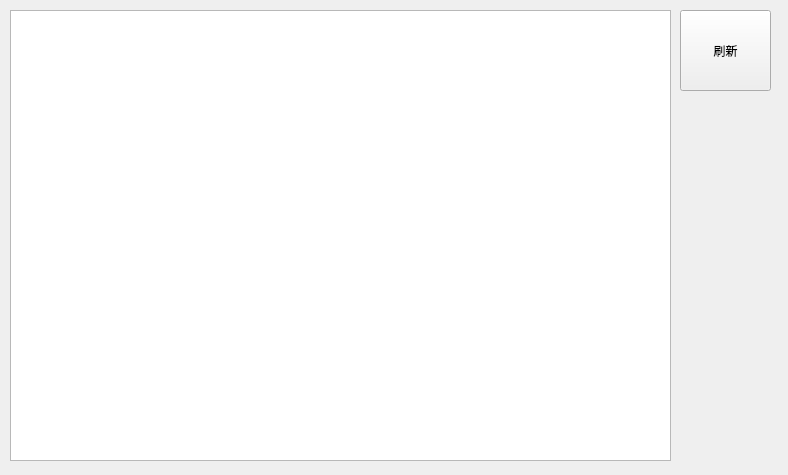
<?xml version="1.0" encoding="UTF-8"?>
<ui version="4.0">
 <class>Form</class>
 <widget class="QWidget" name="Form">
  <property name="geometry">
   <rect>
    <x>0</x>
    <y>0</y>
    <width>788</width>
    <height>475</height>
   </rect>
  </property>
  <property name="windowTitle">
   <string>Form</string>
  </property>
  <widget class="QPushButton" name="pushButton_flush">
   <property name="geometry">
    <rect>
     <x>680</x>
     <y>10</y>
     <width>91</width>
     <height>81</height>
    </rect>
   </property>
   <property name="text">
    <string>刷新</string>
   </property>
  </widget>
  <widget class="QPlainTextEdit" name="plainTextEdit">
   <property name="geometry">
    <rect>
     <x>10</x>
     <y>10</y>
     <width>661</width>
     <height>451</height>
    </rect>
   </property>
   <property name="plainText">
    <string/>
   </property>
   <property name="centerOnScroll">
    <bool>false</bool>
   </property>
  </widget>
  <widget class="QLabel" name="label">
   <property name="geometry">
    <rect>
     <x>680</x>
     <y>110</y>
     <width>91</width>
     <height>41</height>
    </rect>
   </property>
   <property name="text">
    <string/>
   </property>
   <property name="alignment">
    <set>Qt::AlignCenter</set>
   </property>
  </widget>
 </widget>
 <resources/>
 <connections/>
</ui>
